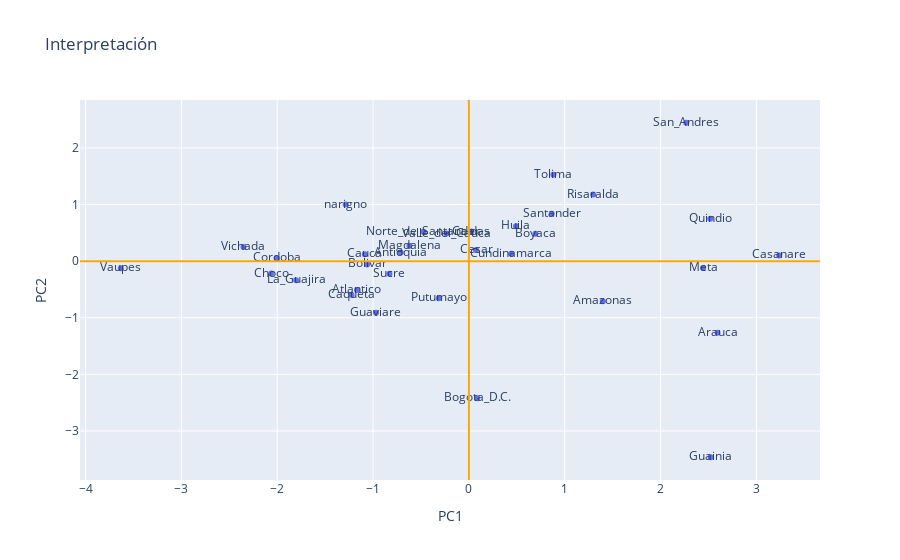

Write notebook code for a chart like this one.
### Code cell
sns.heatmap(pca2.components_,xticklabels = df2.columns, yticklabels=["ACP1","ACP2"], 
            annot=True, cmap="PuBu")
plt.show()

fig = px.scatter(
    pca2_trans,
    x="PC1",
    y="PC2",
    text=pca2_trans.index,
    hover_name=pca2_trans.index,
    title="Interpretación",
)

fig.add_hline(y = 0,line_color = "orange")
fig.add_vline(x = 0,line_color = "orange")

### Figure 1 — Plotly figure (JSON) as saved in the notebook; plotly's stock layout.template omitted (floating-point values rounded to 4 significant figures)
{"data": [{"hovertemplate": "<b>%{hovertext}</b><br><br>PC1=%{x}<br>PC2=%{y}<br>Departamento=%{text}<extra></extra>", "hovertext": ["Antioquia", "Atlantico", "Bogota_D.C.", "Bolivar", "Boyaca", "Caldas", "Caqueta", "Cauca", "Cesar", "Cordoba", "Cundinamarca", "Choco", "Huila", "La_Guajira", "Magdalena", "Meta", "narigno", "Norte_de_Santander", "Quindio", "Risaralda", "Santander", "Sucre", "Tolima", "Valle_del_Cauca", "Arauca", "Casanare", "Putumayo", "San_Andres", "Amazonas", "Guainia", "Guaviare", "Vaupes", "Vichada"], "legendgroup": "", "marker": {"color": "#636efa", "symbol": "circle"}, "mode": "markers+text", "name": "", "orientation": "v", "showlegend": false, "text": ["Antioquia", "Atlantico", "Bogota_D.C.", "Bolivar", "Boyaca", "Caldas", "Caqueta", "Cauca", "Cesar", "Cordoba", "Cundinamarca", "Choco", "Huila", "La_Guajira", "Magdalena", "Meta", "narigno", "Norte_de_Santander", "Quindio", "Risaralda", "Santander", "Sucre", "Tolima", "Valle_del_Cauca", "Arauca", "Casanare", "Putumayo", "San_Andres", "Amazonas", "Guainia", "Guaviare", "Vaupes", "Vichada"], "type": "scatter", "x": [-0.7122, -1.168, 0.08675, -1.062, 0.6942, 0.02585, -1.224, -1.087, 0.07469, -2.004, 0.4405, -2.063, 0.4914, -1.804, -0.6206, 2.443, -1.286, -0.4754, 2.518, 1.296, 0.8639, -0.8296, 0.8812, -0.2338, 2.595, 3.239, -0.3135, 2.268, 1.398, 2.523, -0.97, -3.633, -2.353], "xaxis": "x", "y": [0.1514, -0.5112, -2.423, -0.05905, 0.4826, 0.5222, -0.5961, 0.1218, 0.1957, 0.05228, 0.1289, -0.2203, 0.6161, -0.3392, 0.2738, -0.1233, 0.9989, 0.519, 0.7476, 1.176, 0.8388, -0.2249, 1.524, 0.4863, -1.263, 0.1006, -0.6542, 2.444, -0.7106, -3.464, -0.9114, -0.1274, 0.2477], "yaxis": "y"}], "layout": {"legend": {"tracegroupgap": 0}, "shapes": [{"line": {"color": "orange"}, "type": "line", "x0": 0, "x1": 1, "xref": "x domain", "y0": 0, "y1": 0, "yref": "y"}, {"line": {"color": "orange"}, "type": "line", "x0": 0, "x1": 0, "xref": "x", "y0": 0, "y1": 1, "yref": "y domain"}], "title": {"text": "Interpretación"}, "xaxis": {"anchor": "y", "domain": [0, 1], "title": {"text": "PC1"}}, "yaxis": {"anchor": "x", "domain": [0, 1], "title": {"text": "PC2"}}}}
